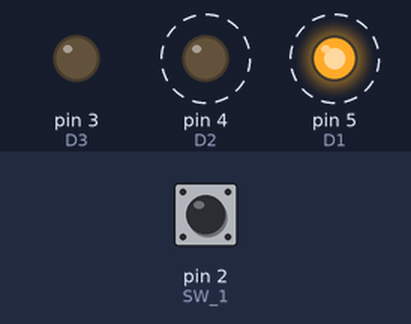
This sketch was run on a simulated Arduino Uno, built with avr-gcc and run on an emulated ATmega328P. Shown: output pins drawn as LEDs (lit = HIGH). Dashed ring = blinking. Inputs (shaded band) come from the test bench; at power-on: pin 2 (SW_1) HIGH.

Above: at 1.28 s.
1.3 s: pin 2 (SW_1) pulled LOW for 3.2 s
At 2.2 s:
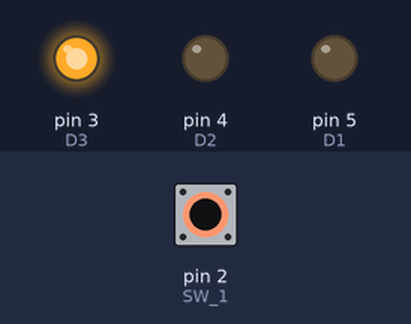
At 4.51 s:
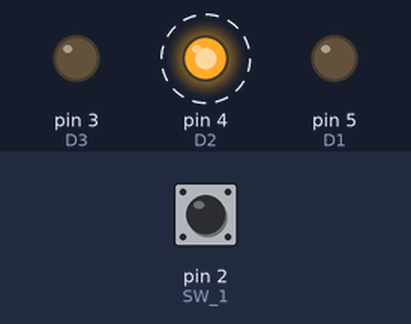
Timing chart, 0 to 12.0 s (numbered marks = the images above; inputs shaded):
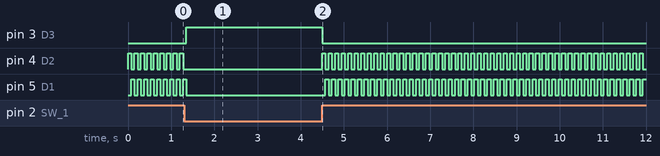

Measured:
- after the input at 1.3 s, pin 3 (D3): LOW → HIGH after 0.05 s, → LOW 3.1 s later
- by itself, pin 5 (D1): repeats every 0.15 s: HIGH 0.08 s, LOW 0.08 s

The sketch:

arduino.ino
```cpp
// Pin definitions
#define SW_1 2
#define D1 5
#define D2 4
#define D3 3

#define DELAY 75 //ms

void setup() {
  pinMode(SW_1, INPUT);
  pinMode(D3, OUTPUT);
  pinMode(D2, OUTPUT);
  pinMode(D1, OUTPUT);
}

void loop() {
  if(digitalRead(SW_1) == LOW){
    digitalWrite(D3, HIGH);
    digitalWrite(D2, LOW);
    digitalWrite(D1, LOW);
  } else {
    digitalWrite(D3, LOW);
    digitalWrite(D2, HIGH);
    digitalWrite(D1, LOW);

    delay(DELAY);
    digitalWrite(D2, LOW);
    digitalWrite(D1, HIGH);
    delay(DELAY);
  }
}
```
